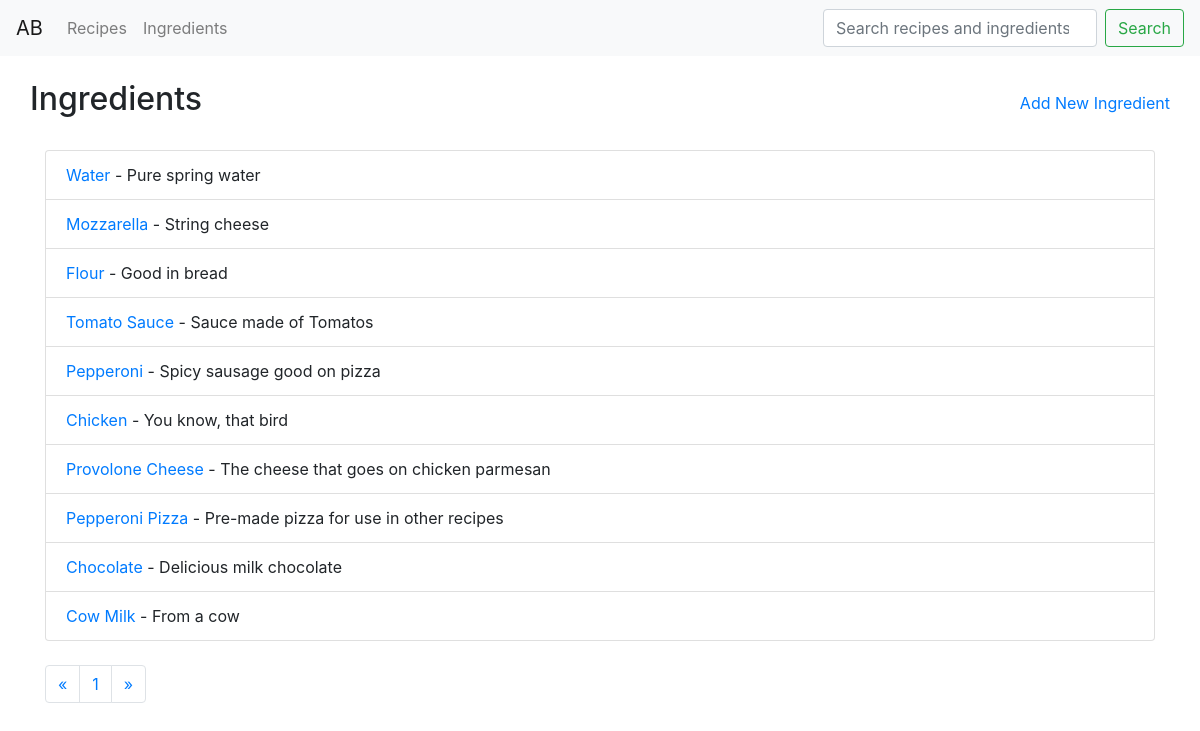
The page /ingredient/ on the database as committed earlier.
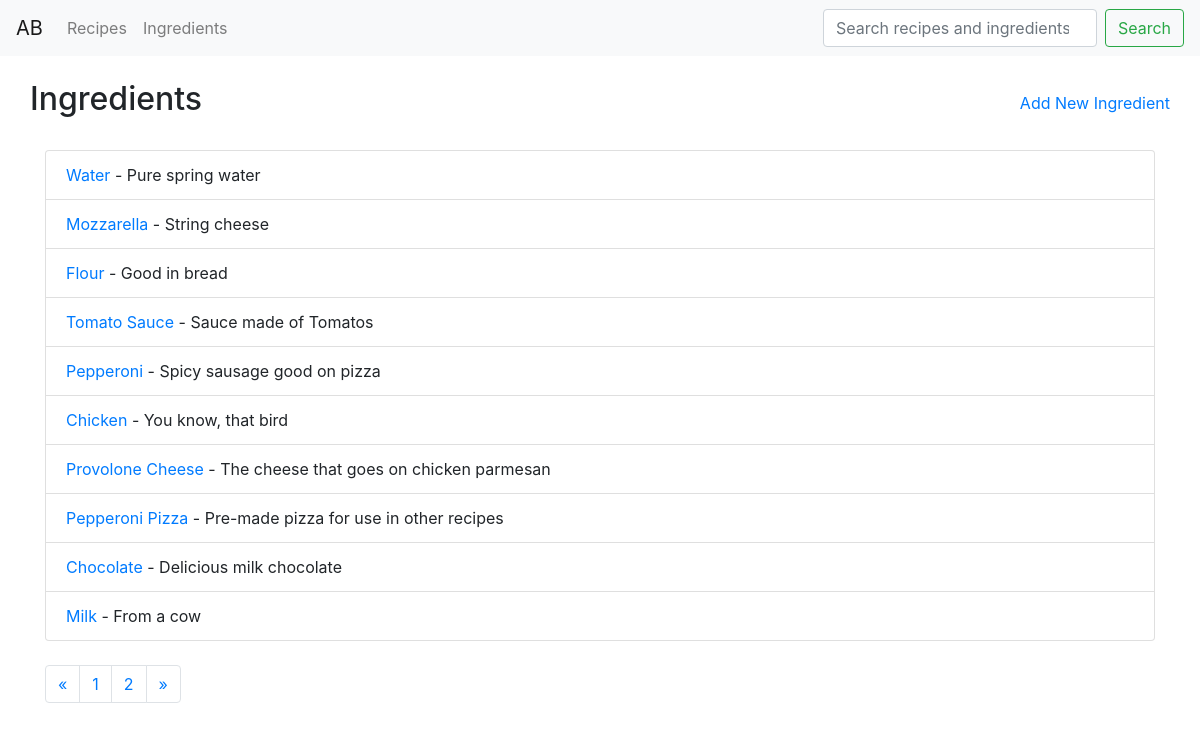
The same page on the database as committed later.
### apicbase/models.py (models this page shows, shortened)
class Ingredient(models.Model):
    name = models.CharField(max_length=100, unique=True)
    desc = models.CharField(max_length=1000)
    cost = models.DecimalField(
        max_digits=10,
        decimal_places=2
        )
    unit_size = models.PositiveIntegerField(validators=[MinValueValidator(1)])
    is_fluid = models.BooleanField(default=False) # Used for converting to the higher denomination
    def get_absolute_url(self):
        return reverse('apicbase:ingredient-detail', kwargs={"pk":self.id})

### apicbase/views/ingredient_views.py (the view, shortened to what this page needs)
# urls.py: path('ingredient/', IngredientIndex.as_view(), name='ingredient-index'),
class IngredientIndex(ListView):
    template_name = 'ingredients/index.html'
    def get(self, request):
        ingredient_list = Ingredient.objects.all()
        paginator = Paginator(ingredient_list, 10)
        page_num = 0
        page_num = request.GET.get("page")
        ingredients = paginator.get_page(page_num)
        return render(request, self.template_name, {'ingredients': ingredients, 'page_nums': range(1, paginator.num_pages+1)})

### apicbase/templates/ingredients/index.html
{% extends 'base/base.html'%}
{% block content %}
    <div class="row align-items-center justify-content-between">
        <h2>Ingredients</h2>      <a href="{% url 'apicbase:ingredient-new' %}">Add New Ingredient</a>
    </div>
    <br>
    {% if ingredients %}
        <ul class="list-group">
        {% for ingredient in ingredients %}
            <li class="list-group-item"><a href="{{ ingredient.get_absolute_url }}">{{ ingredient.name }}</a> - {{ingredient.desc}}</li>
        {% endfor %}
        </ul>
    {% else %}
        <p>No ingredients.</p>
    {% endif %}
<br>
<nav>
    <ul class="pagination">
        <li class="page-item">
            <a class="page-link" href="{% if ingredients.has_previous %}?page={{ingredients.previous_page_number}}{% else %}{{"#"}}{% endif %}">&laquo;</a>
        </li>
        {% for i in page_nums %}
        <li class="page-item" >
             <a class="page-link {% if ingredients.page_number == i %} current-page{% endif %} " href="?page={{i}}">{{i}} </a>
        </li>
        {% endfor %}
        <li class="page-item">
            <a class="page-link" href="{% if ingredients.has_next %}?page={{ingredients.next_page_number}}{% else %}{{"#"}}{% endif %} ">&raquo;</a>
        </li>
    </ul>
</nav>
{% endblock %}

Rows that differ between the two databases and show on the page:
changed Ingredient "From a cow": name "Cow Milk" → "Milk"
Other text that changed with them:
new list line: "2"
